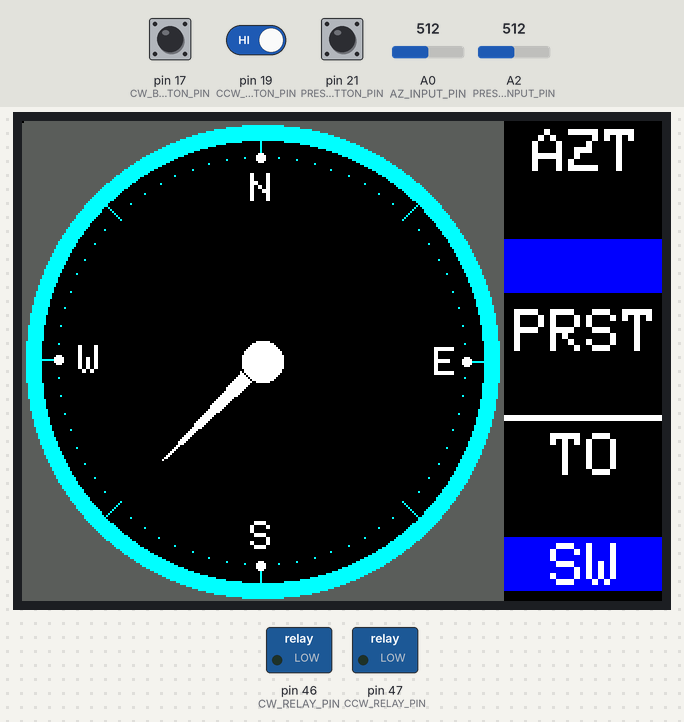
A sketch run on a simulated Arduino Mega 2560, built with avr-gcc and run on an emulated ATmega2560. On the bench: 320×240 colour display, switched loads named in the sketch (green lamp = pin HIGH). Inputs (shaded band) come from the test bench; at power-on: pin 17 (CW_BUTTON_PIN) HIGH, A2 (PRESET_INPUT_PIN) = 512, pin 19 (CCW_BUTTON_PIN) HIGH, A0 (AZ_INPUT_PIN) = 512, pin 21 (PRESET_BUTTON_PIN) HIGH.

Above: at 3.7 s.
3.8 s: pin 17 (CW_BUTTON_PIN) pulled LOW for 0.15 s
At 3.87 s:
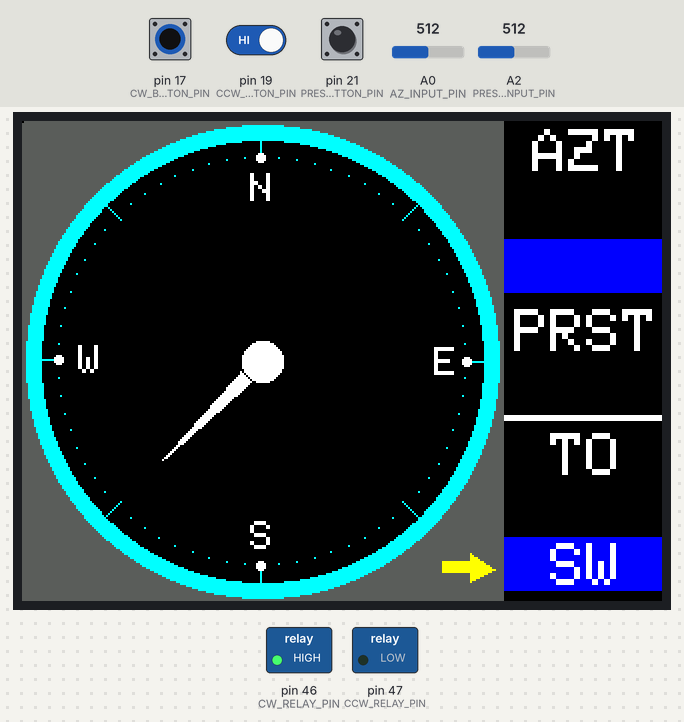
5.4 s: A2 (PRESET_INPUT_PIN) set to 297
6.9 s: A2 (PRESET_INPUT_PIN) set to 269
At 7.2 s:
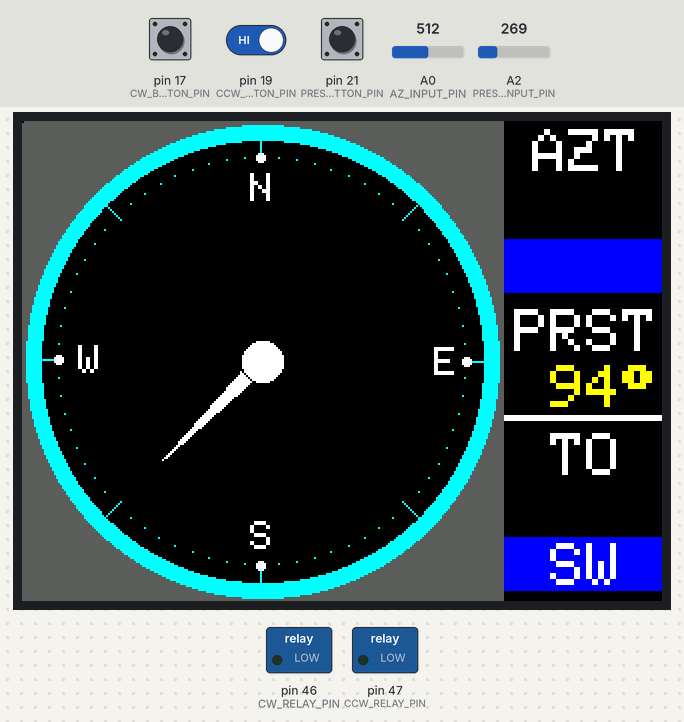
8.4 s: A2 (PRESET_INPUT_PIN) set to 193
At 9.6 s:
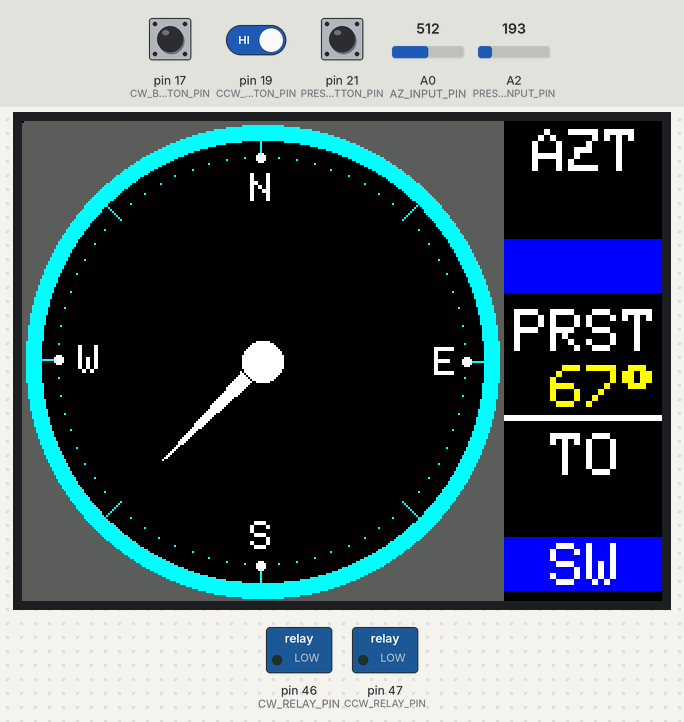
9.9 s: pin 17 (CW_BUTTON_PIN) driven LOW and pin 19 (CCW_BUTTON_PIN) driven LOW
12.9 s: A0 (AZ_INPUT_PIN) set to 328
At 13.8 s:
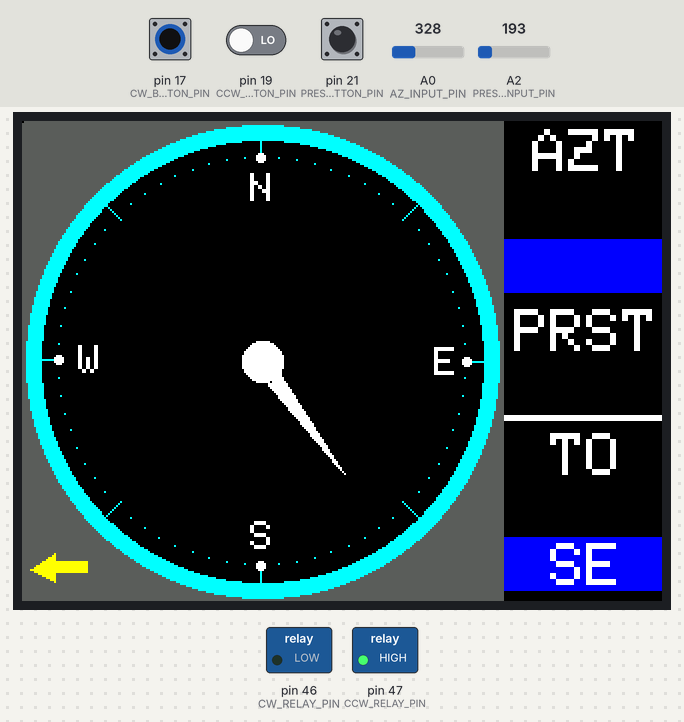
Timing chart, 0 to 15.9 s (numbered marks = the images above; inputs shaded):
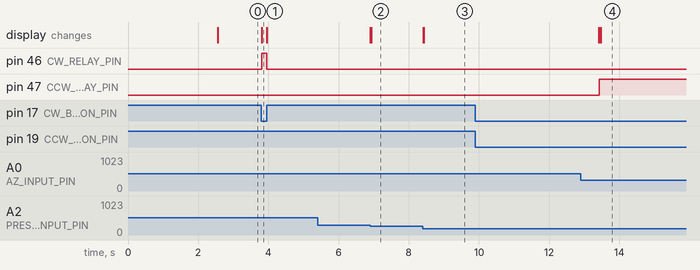

Measured:
- the behaviour switches between 285 and 284 on A2 (PRESET_INPUT_PIN) (found by bisection; images 1 and 2)
- after the input at 3.8 s, pin 46 (CW_RELAY_PIN): LOW → HIGH at once, → LOW 0.15 s later; the display: changes at once (image 1)
- after the input at 5.4 s, every drawn part: stays the same
- after the input at 6.9 s, the display: first changes at once (image 2 shows a later state)
- after the input at 8.4 s, the display: first changes at once (image 3 shows a later state)
- after the input at 9.9 s, every drawn part: stays the same
- after the input at 12.9 s, the display: first differs from a run without the input after 0.57 s (image 4)

The sketch:

consolaG450C.ino
```cpp
// (licence header left out)
#include "Rotator.h"
#include "Display.h"

uint16_t lastAntennaPosition;
uint16_t lastPresetPosition;
presetStatus currentPresetState = WAITTING;

const uint16_t maxAntennaDegrees = 450;
const uint16_t maxPresetDegrees = 360;

Rotator rtr = Rotator ();
Display dsp_01 = Display ();

/* ----------------------------------------- Computing events*/
uint32_t compute_antenna_position () {
  uint32_t antenna = rtr.read_analogic_input (AZ_INPUT_PIN, maxAntennaDegrees);
  if (antenna != lastAntennaPosition) {
    lastAntennaPosition = antenna;
    rtr.do_antenna_position_change (antenna);
  }
  return antenna;
}

void setup() {
  uint32_t serialRate = 115200;
  Serial.begin (serialRate);
  Serial.flush();

  rtr.init_gpios ();
  dsp_01.init ();
  dsp_01.display_welcome ();
  dsp_01.display_initial_screen ();

  currentPresetState = WAITTING;
  lastPresetPosition = rtr.read_analogic_input (PRESET_INPUT_PIN, maxPresetDegrees);

  lastAntennaPosition = rtr.read_analogic_input(AZ_INPUT_PIN, maxAntennaDegrees);
  rtr.do_antenna_position_change(lastAntennaPosition);
}

/* ------------------ THE MAGIC STARTS HERE -- LOOP ()
The console manages three states:
WAITTING,
is waiting for three events,
the CCW button has been pressed
the CW button has been pressed
the preset pot has varied more than 2 degrees CCW/CW
on CCW or CW button pressed, the rotor turn while button are pressed, the position indicators change with rotor position
If the preset postion are changed, the state change to SETTING
SETTING,
ndicates on screen the position of the preselected antenna
If the PRESET button are pressed init the state to TURNING
If the time elapsed for turnin (8s) is finish without the PRESET are pussed the mode is changed to WAITING
TURNING
Turn the rotor to PRESET.
When the antenna position is the same of the preset, finishing the turn and change to WAITING mode.
If the PRESET button is pussem the turn is aborted and the mode change to WAITTING
*/

bool manualTurning = false;
uint32_t initSettingTime = millis ();
const uint32_t elapsedTimeForSetting = 8000;

void loop() {
  uint16_t presetPosition = rtr.read_analogic_input (PRESET_INPUT_PIN, maxPresetDegrees);

  switch (currentPresetState) {
    case WAITTING:
      if (presetPosition > lastPresetPosition + 2 || presetPosition < lastPresetPosition - 2) {
        lastPresetPosition = presetPosition;
        initSettingTime = millis ();
        currentPresetState = SETTING;
      }

      while (digitalRead (CCW_BUTTON_PIN) == LOW) {
        manualTurning = true;
        dsp_01.draw_left_arrow (true);
        digitalWrite (CCW_RELAY_PIN, HIGH);
        compute_antenna_position ();
      }

      while (digitalRead (CW_BUTTON_PIN) == LOW) {
        manualTurning = true;
        dsp_01.draw_right_arrow (true);
        digitalWrite (CW_RELAY_PIN, HIGH);
        compute_antenna_position ();
      }

      if (manualTurning) {
        manualTurning = false;
        dsp_01.draw_left_arrow (false);
        dsp_01.draw_right_arrow (false);
        digitalWrite (CCW_RELAY_PIN, LOW);
        digitalWrite (CW_RELAY_PIN, LOW);
      }

      break;

    case SETTING:
      if (presetPosition != lastPresetPosition) {
        lastPresetPosition = presetPosition;
        dsp_01.display_preset (dsp_01.format_degrees (presetPosition));
      }

      if (rtr.read_button_pressed (PRESET_BUTTON_PIN)) {
        dsp_01.display_preset ("    ");
        dsp_01.display_to (dsp_01.format_degrees (presetPosition));
        currentPresetState = TURNING;
      }

      if (millis () > initSettingTime + elapsedTimeForSetting) {
        dsp_01.display_preset ("    ");
        currentPresetState = WAITTING;
      }

      break;

    case TURNING:
      uint16_t antennaPosition = compute_antenna_position ();

      rotation goTo = rtr.compute_turning_direction (presetPosition, antennaPosition);
      switch (goTo) {
        case CCW:
          dsp_01.draw_left_arrow (true);
          digitalWrite (CCW_RELAY_PIN, HIGH);
          break;

        case CW:
          dsp_01.draw_right_arrow (true);
          digitalWrite (CW_RELAY_PIN, HIGH);
      }

      if (rtr.read_button_pressed (PRESET_BUTTON_PIN) || antennaPosition == presetPosition) {
        dsp_01.display_to ("    ");
        dsp_01.draw_left_arrow (false);
        dsp_01.draw_right_arrow (false);
        digitalWrite (CCW_RELAY_PIN, LOW);
        digitalWrite (CW_RELAY_PIN, LOW);
        currentPresetState = WAITTING;
      }

      break;
  }

  #ifdef DEBUG_TURNING_STATE
    rtr.debug_turning_state (currentPresetState);
  #endif//DEBUG_TURNING_STATE
}
```

display.cpp
```cpp
/*
* Display class with the methods that manage the indicators of the screen
*/

#include <SPI.h>
#include "Display.h"

#include <Adafruit_ILI9341.h>
Adafruit_ILI9341 tft = Adafruit_ILI9341 (TFT_CS, TFT_DC);

Display::Display () {};

/*----------------------------------------- Initial screen */

void Display::init() {
  tft.begin ();
  tft.setRotation (3);
  tft.fillScreen (GREY);
}

void Display::display_welcome () {
  tft.setTextSize (2);
  tft.setTextColor (YELLOW);
  tft.setCursor (20, 96);
  tft.print ("Yaesu G450 console, v2.0");
  tft.setCursor (44, 120);
  tft.print ("by EA2J, march 2022");

  delay (2000);
  tft.fillScreen (GREY);
}

/* ----------------------------------------  Format functions */

String Display::format_degrees (uint16_t dg) {
  String stringDegrees = String (dg);
  uint8_t spaces = stringDegrees.length ();

  if (spaces == 1) {
    return "  " + stringDegrees + char (0xF7);
  } else if (spaces == 2) {
    return " " + stringDegrees + char (0xF7);
  } else {
    return "    ";
  }
}

String Display::format_cardinal_position (uint16_t beam) {
  if (beam >= 338 || beam <  23) return "N";
  if (beam >=  23 && beam <  68) return "NE";
  if (beam >=  68 && beam < 113) return "E";
  if (beam >= 113 && beam < 158) return "SE";
  if (beam >= 158 && beam < 203) return "S";
  if (beam >= 203 && beam < 248) return "SW";
  if (beam >= 248 && beam < 293) return "W";
  if (beam >= 293 && beam < 344) return "NW";
  return "";
}

/* ----------------------------------------  Drawing the screen */

const uint16_t rdOuter = 118;
const uint16_t rdInner = 110;
const uint16_t rdCenter = 10;
const float skipPhase = 90;
const float radConversion = PI / 180;

void Display::draw_main_coodinate_lines () {
  float sx;
  float sy;
  float deltaXinit;
  float deltaYinit;
  float deltaXend;
  float deltaYend;

  for (uint16_t dgs = 0; dgs < 360; dgs += 45) {
    sx = cos ((dgs - skipPhase) * radConversion);
    sy = sin ((dgs - skipPhase) * radConversion);

    deltaXinit = sx * 114 + CX;
    deltaYinit = sy * 114 + CY;
    deltaXend = sx * 100 + CX;
    deltaYend = sy * 100 + CY;
    tft.drawLine (deltaXinit, deltaYinit, deltaXend, deltaYend, CYAN );
  }
}

void Display::draw_cardinal_points () {
  float sx;
  float sy;
  float deltaXinit;
  float deltaYinit;

  for (uint16_t dgs = 0; dgs < 360; dgs += 5) {
    sx = cos ((dgs - skipPhase) * radConversion);
    sy = sin ((dgs - skipPhase) * radConversion);

    deltaXinit = sx * 102 + CX;
    deltaYinit = sy * 102 + CY;
    tft.drawPixel (deltaXinit, deltaYinit, CYAN);
    tft.setTextColor (WHITE, BLACK);

    switch (dgs) {
      case 0:
        tft.fillCircle (deltaXinit, deltaYinit, 2, WHITE);
        tft.setCursor (deltaXinit - 5, deltaYinit + 8);
        tft.print ("N");
        break;
      case 90:
        tft.fillCircle (deltaXinit, deltaYinit, 2, WHITE);
        tft.setCursor (deltaXinit - 16, deltaYinit - 7);
        tft.print ("E");
        break;
      case 180:
        tft.fillCircle (deltaXinit, deltaYinit, 2, WHITE);
        tft.setCursor (deltaXinit - 5, deltaYinit - 22);
        tft.print ("S");
        break;
      case 270:
        tft.fillCircle (deltaXinit, deltaYinit, 2, WHITE);
        tft.setCursor (deltaXinit + 10, deltaYinit - 7);
        tft.print ("W");
        break;
    }
  }
}

void Display::display_initial_screen () {
  tft.fillCircle (CX, CY, rdOuter, CYAN);
  tft.fillCircle (CX, CY, rdInner, BLACK);
  tft.fillCircle (CX, CX, rdCenter, WHITE);

  draw_main_coodinate_lines ();
  draw_cardinal_points ();

  tft.fillRect (241, 0, 80, 240, BLACK);

  tft.setTextSize (3);
  tft.setTextColor (WHITE, BLACK);

  tft.setCursor (255, 4);
  tft.print ("AZT");

  tft.fillRect (241, 59, 79, 27, BLUE);

  tft.setCursor (246, 94);
  tft.print ("PRST");

  tft.fillRect (241, 147, 79, 3, WHITE);

  tft.setCursor (264, 156);
  tft.print ("TO");

  tft.fillRect (241, 208, 79, 27, BLUE);
}

/*
 * -------------------------------------------------------  drawing pointier of the compass -------------------------
 * The needle of the compass is a isosceles triangle.
 * The apex coordenates are computed by
 * theta is the direction angle of the antenna beam in radians phased -90 dgrees
 * coordinate x = sin (theta) * radius + center x coordinate
 * coordinate y = cos (theta) * radius + center y coordinate
 * The 2,8'' screen have 320 px (x) x 240 px (y), the center of sphere this 120 x 120 (xy)
 * radius = (module) 70px
 */

float last_apex_x = 0;
float last_apex_y = 0;
float last_right_corner_x = 0;
float last_right_corner_y = 0;
float last_left_corner_x = 0;
float last_left_corner_y = 0;

void Display::draw_triangle (float theta) {
  uint16_t module = 70;
  uint16_t center_x = 120;
  uint16_t center_y = 120;
  float attack_angle = (40 * (PI / 180)) / 2;
  uint16_t longitude = 58;

  tft.fillTriangle (last_apex_x, last_apex_y, last_right_corner_x, last_right_corner_y, last_left_corner_x, last_left_corner_y, BLACK);

  last_apex_x = polar_to_x (theta, module) + center_x;
  last_apex_y = polar_to_y (theta, module) + center_y;

  last_right_corner_x = polar_to_x (theta - attack_angle, module - longitude) + center_x;
  last_right_corner_y = polar_to_y (theta - attack_angle, module - longitude) + center_y;

  last_left_corner_x = polar_to_x (theta + attack_angle, module - longitude) + center_x;
  last_left_corner_y = polar_to_y (theta + attack_angle, module - longitude) + center_y;

  tft.fillTriangle (last_apex_x, last_apex_y, last_right_corner_x, last_right_corner_y, last_left_corner_x, last_left_corner_y, WHITE);
}

float Display::polar_to_x (float angle, uint16_t module) {
  return cos (angle) * module;
}

float Display::polar_to_y (float angle, uint16_t module) {
  return sin (angle) * module;
}

/* ------------------------------------------------------- drawing the box data */

 void Display::display_beam_position (String text) {
  tft.setTextSize (3);
  tft.setTextColor (YELLOW, BLACK);
  tft.setCursor (246, 32);
  tft.print (text);
}

void Display::display_overlap_position (String text) {
  tft.setTextSize (3);
  tft.setTextColor (WHITE, BLUE);
  tft.setCursor (255, 62);
  tft.print (text);
}

void Display::display_cardinal_position (String text) {
  uint8_t digits = text.length ();
  uint16_t xPos = digits == 2 ? 264 : 273;

  tft.setTextSize (3);
  tft.setTextColor (WHITE, BLUE);
  tft.setCursor (255, 211);
  tft.print ("   ");
  tft.setCursor (xPos,211);
  tft.print (text);
}

/* ------------------------------------------------------------ Rotor turning */

 void Display::draw_left_arrow (bool draw) {
  if (draw) {
    tft.fillTriangle (4, 224, 16, 216, 16, 230, YELLOW);
    tft.fillRect (16, 220, 17, 6, YELLOW);
  } else {
    tft.fillRect (4, 214, 30, 18, GREY);
  }
 }

void Display::draw_right_arrow (bool draw) {
  if (draw) {
    tft.fillTriangle (236, 224, 224, 216, 224, 230, YELLOW);
    tft.fillRect (210, 220, 17, 6, YELLOW);
  } else {
    tft.fillRect (210, 216, 30, 18, GREY);
  }
}

void Display::display_preset (String text) {
  tft.setTextSize (3);
  tft.setTextColor (YELLOW, BLACK);
  tft.setCursor (246, 122);
  tft.print (text);
}

void Display::display_to (String text) {
  tft.setTextSize (3);
  tft.setTextColor (YELLOW, BLACK);
  tft.setCursor (246, 184);
  tft.print (text);
}
```

display.h
```cpp
#ifndef Display_h
#define Display_h

#include "Arduino.h"

#define BLACK   0x0000
#define RED     0xF800
#define WHITE   0xFFFF
#define BLUE    0x001F
#define YELLOW  0xFFE0
#define GREY    0x5AEB
#define GREEN   0x07E0
#define CYAN    0x07FF
#define MAGENTA 0xF81F

#define TFT_CS 39
#define TFT_DC 41
#define CX 120      //Coodinate X of center of the circumference (pixels)
#define CY 120      //Coodinate Y of center of the circumference (pixels)

class Display {
  public:
    Display ();
    void init ();
    void display_welcome ();
    void display_initial_screen ();
    void display_beam_position (String text);
    void display_overlap_position (String text);
    void display_cardinal_position (String text);
    void display_preset (String text);
    void draw_left_arrow (bool draw);
    void draw_right_arrow (bool draw);
    String format_degrees (uint16_t dg);
    String format_cardinal_position (uint16_t beam);
    void draw_triangle (float theta);
    void display_to (String text);
  private:
    void draw_main_coodinate_lines ();
    void draw_cardinal_points ();
    float polar_to_x(float theta, uint16_t module);
    float polar_to_y(float theta, uint16_t module);
};
#endif
```

rotator.cpp
```cpp
#include "HardwareSerial.h"
#include <stdint.h>
#include "Arduino.h"
#include "Rotator.h"
#include "Display.h"

String LastFormattedCardinalPosition = "";
uint16_t LastBeamPosition = 999;
float maxRawReference = 948.0;
bool LastSwButtonState = LOW;

Display dsp_02 = Display ();

Rotator::Rotator () {}

void Rotator::init_gpios () {
  pinMode (CCW_BUTTON_PIN, INPUT_PULLUP);
  pinMode (CW_BUTTON_PIN, INPUT_PULLUP);
  pinMode (PRESET_BUTTON_PIN, INPUT_PULLUP);
  pinMode (CCW_RELAY_PIN, OUTPUT);
  pinMode (CW_RELAY_PIN, OUTPUT);
  digitalWrite (CCW_RELAY_PIN, LOW);
  digitalWrite (CW_RELAY_PIN, LOW);
}

/* --------------------------------------------------------- DEBUGING */

uint16_t counter = 0;
uint16_t maxRead = 0;
uint16_t minRead = 9999;

void Rotator::debug_analogic_input (uint16_t read) {
  while (counter < 10000) {
    if (read > maxRead) maxRead = read;
    if (read < minRead) minRead = read;
    counter++;
  }

  if (counter == 10000) {
    Serial.print("Max Read = ");
    Serial.println(maxRead);
    Serial.print ("Min Read ");
    Serial.println (minRead);

    counter = 0;
    maxRead = 0;
    minRead = 9999;
  }
}

void Rotator::debug_turning_state (presetStatus status) {
  Serial.print ("Estado = ");
  switch (status) {
    case WAITTING:
      Serial.println ("WAITTING");
      break;
    case SETTING:
      Serial.println ("SETTING");
      break;
    case TURNING:
          Serial.println ("TURNING");
      break;
  }
}

void Rotator::debug_analogic_reading (uint16_t value) {
  Serial.print ("volts = ");
  Serial.println((value * 5.0) / 1023, 2);
}

/*  -------------------------------------------------------- ANTENNA POSITION
 * The max raw read for the ADC (10bit) in the analogic input powered with a external power is 925 RAW
 * The most important feature is to estabilize the power with a hard RC filter (4K7/33uF) and use the
 * software filter with the average of 100 reads.
 * Besides, the float comma to integer conversion of variables most be very careful.
 */

uint16_t Rotator::read_analogic_input (uint8_t analogPin, uint32_t maxDegrees) {
  uint32_t readPosition = 0;
  uint32_t readSumma = 0;
  uint32_t maxRaw = 1023;

  for (uint8_t i = 0; i < 128; i++) {
    readPosition = analogRead (analogPin);
    readSumma += readPosition;
  }

  #ifdef DEBUG_ANALOGIC_READ
    debug_analogic_reading(int (readSumma / 128.0));
    delay (2000);
  #endif//DEBUG_ANALOGIC_READ

  return ((readSumma / 128) * maxDegrees) / maxRaw;
}

/* ---------------------------------------------  Pointer of compass mouvement  ---*/

void Rotator::do_antenna_position_change (uint32_t position) {
  bool ovl = position > 360;
  uint16_t theta = position % 360;
  String formattedOvlap = ovl ? "OVL" : "   ";
  String formattedCardinalPosition = dsp_02.format_cardinal_position (theta);

  dsp_02.display_beam_position (dsp_02.format_degrees (theta));
  dsp_02.display_overlap_position (formattedOvlap);

  if (formattedCardinalPosition != LastFormattedCardinalPosition) {
    LastFormattedCardinalPosition = formattedCardinalPosition;
    dsp_02.display_cardinal_position (formattedCardinalPosition);
  }
  dsp_02.draw_triangle ((theta - 90.0) * (PI / 180.0));
}

/* ---------------------------------------------------------- PRESET */

bool Rotator::read_button_pressed (uint8_t pin) {
  bool pressed = digitalRead (pin) == LOW;

  if (pressed) {
    delay (400);
    if (digitalRead (pin) == LOW)
      return true;
  }
  return false;
}

rotation Rotator::compute_turning_direction (uint16_t pst, uint16_t ant) {
  uint8_t overLap = ant > 360;
  uint16_t antDir = ant % 360;

  if (overLap) {
    if (pst > 90) return CCW;
    return pst > antDir ? CW : CCW;
  }

  if (pst > 90) return pst > antDir ? CCW : CW;
  return (pst + 180) > antDir ? CW : CCW;
}
```

rotator.h
```cpp
#ifndef Rotator_h
#define Rotator_h
#include "Arduino.h"

#define AZ_INPUT_PIN A0
#define PRESET_INPUT_PIN A2
#define CW_BUTTON_PIN 17
#define CCW_BUTTON_PIN 19
#define PRESET_BUTTON_PIN 21
#define CCW_RELAY_PIN 47
#define CW_RELAY_PIN 46

//#define DEBUG_READ_ANALOGIC_INPUT
//#define DEBUG_TURNING_STATE
//#define DEBUG_ANALOGIC_READ
//#define DEBUG_BUTTONS_STATE

typedef enum {
  CCW, CW
  } rotation;

typedef enum {
    AZIMUTH, PRESET
  } angleReading;

typedef enum {
  WAITTING, SETTING, TURNING
} presetStatus;

class Rotator {
  public:
    Rotator ();
    void init_gpios ();
    uint16_t read_analogic_input (uint8_t analogPin, uint32_t maxDegrees);
    void do_antenna_position_change (uint32_t position);
    bool read_button_pressed (uint8_t pin);
    rotation compute_turning_direction (uint16_t pst, uint16_t ant);
    void debug_analogic_input (uint16_t read);
    void debug_turning_state (presetStatus status);
    void debug_analogic_reading (uint16_t value);
  private:
};
#endif
```
